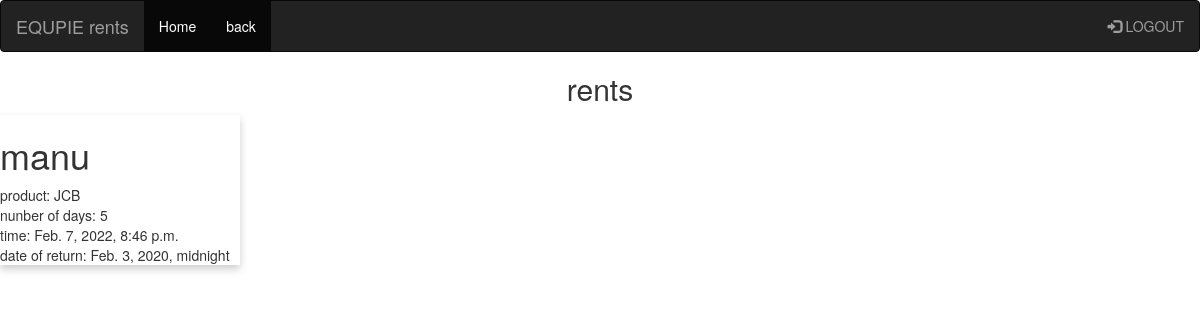
The page /rentals on the database its author committed.
### equpie/models.py (models this page shows)
class prent(models.Model):
    username = models.CharField(max_length=20)
    time = models.DateTimeField()
    product = models.CharField(max_length=20)
    torent = models.IntegerField()
    ndays = models.IntegerField()
    retn = models.DateTimeField()
    orent = models.IntegerField()

### equpie/views.py (the view)
# urls.py: path('rentals', views.rentals, name='rents'),
def rentals(request):
    data = prent.objects.all()
    return render(request, 'rentals.html', {'data': data})

### templates/rentals.html (shortened to what this page needs)
<!DOCTYPE html>
<html lang="en">
<head>
  <link rel="stylesheet" href="https://maxcdn.bootstrapcdn.com/bootstrap/3.4.1/css/bootstrap.min.css">
</head>
<body>
<nav class="navbar navbar-inverse">
  <div class="container-fluid">
    <div class="navbar-header">
      <a class="navbar-brand" href="index">EQUPIE rents</a>
    </div>
    <ul class="nav navbar-nav">
      <li class="active"><a href="home">Home</a></li>
        <li class="active"><a href="logins">back</a></li>
    </ul>
    <ul class="nav navbar-nav navbar-right">
      <li><a href="logout"><span class="glyphicon glyphicon-log-in"></span> LOGOUT</a></li>
    </ul>
  </div>
</nav>
<h2 align="center">rents</h2>
  {% for i in data %}
<div class="card">
<h1>{{i.username}}<br></h1>
        product:
        {{i.product}}<br>
        nunber of days:
        {{i.ndays}}<br>
        time:
        {{i.time}}<br>
        date of return:
        {{i.retn}}
</div>
                {% endfor %}
</body>
</html>

### templates/rentals.html (style rules this page uses)
.card { box-shadow: 0 4px 8px 0 rgba(0,0,0,0.2); transition: 0.10s; width: 20%; float:left; }

### rows shown on the page
prent: username "manu", product "JCB", ndays "5", time "Feb. 7, 2022, 8:46 p.m.", retn "Feb. 3, 2020, midnight"
